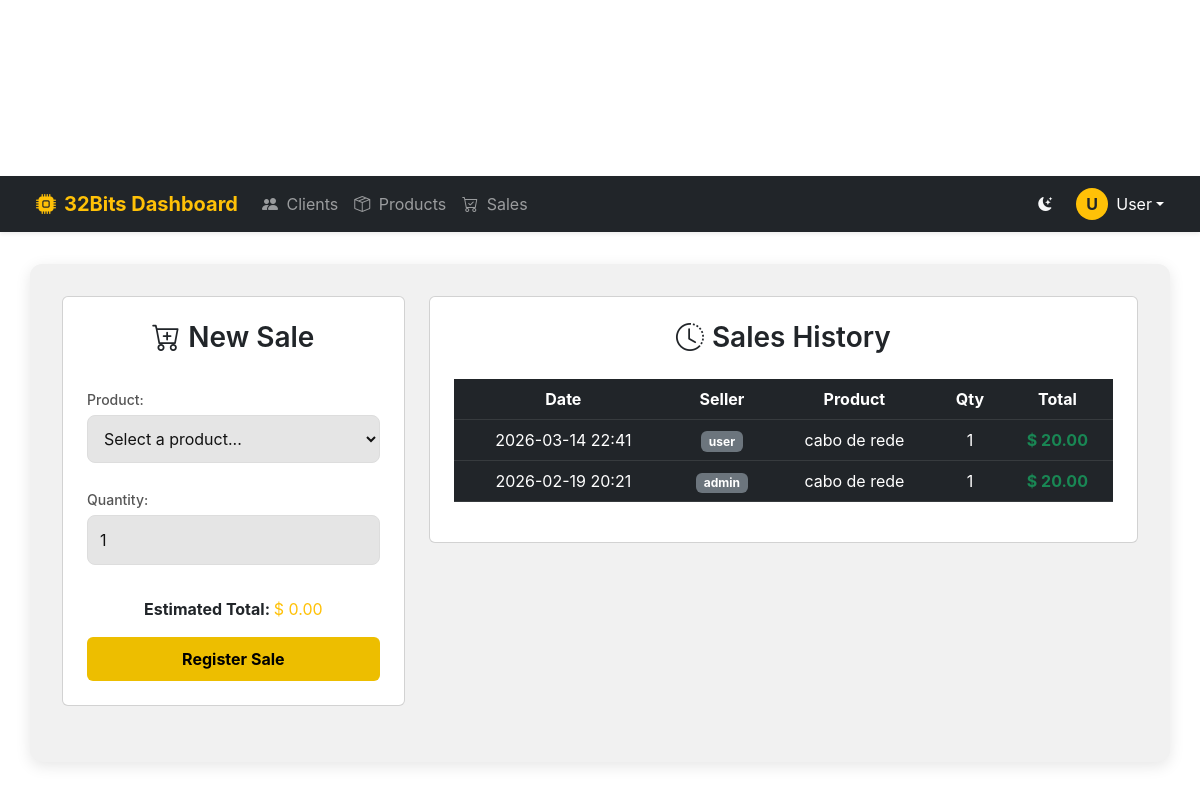
/seles (signed in), run on an earlier commit of the app's database.
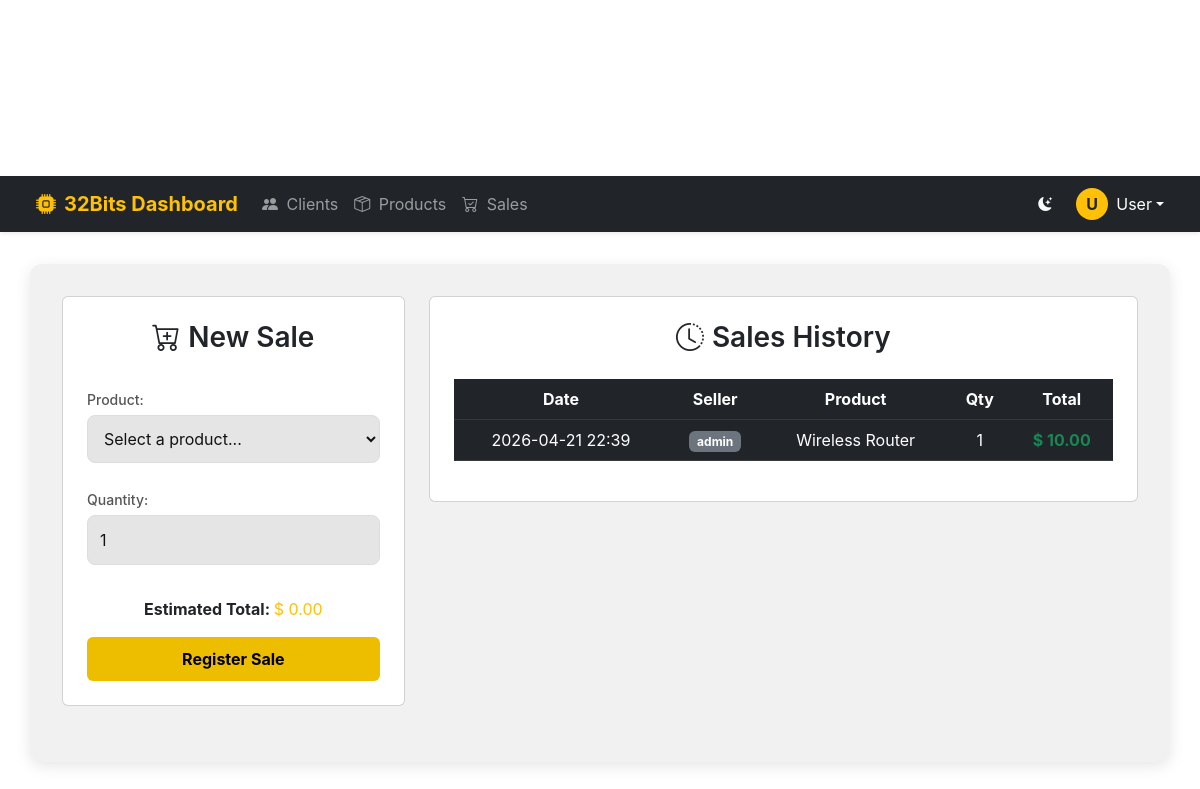
And on a later commit of the database.
### models/userModel.py (models this page shows, shortened)
class Venda(db.Model):
    __tablename__ = 'vendas'
    id = db.Column(db.Integer, primary_key=True)
    produto_id = db.Column(db.Integer, db.ForeignKey('produtos.id'), nullable=False)
    user_id = db.Column(db.Integer, db.ForeignKey('users.id'), nullable=False)
    quantidade = db.Column(db.Integer, default=1)
    data_venda = db.Column(db.DateTime, default=datetime.utcnow)
    valor_total = db.Column(db.Float, nullable=False)

class User(db.Model, UserMixin):
    __tablename__ = 'users'
    id = db.Column(db.Integer, primary_key=True)
    username = db.Column(db.String(80), unique=True, nullable=False)
    password = db.Column(db.String(120), nullable=False)
    is_admin = db.Column(db.Boolean, default=False)
    image_profile = db.Column(db.String(255))

class Produto(db.Model):
    __tablename__ = 'produtos'
    id = db.Column(db.Integer, primary_key=True)
    name = db.Column(db.String(100), nullable=False)
    price = db.Column(db.Float, nullable=False)
    description = db.Column(db.Text)
    ficha_tecnica_path = db.Column(db.String(255))
    date = db.Column(db.DateTime, default=datetime.utcnow)

### app.py (the view)
@app.route('/seles')
@login_required
def get_sell():
    try:
        vendas = db.session.query(Venda, Produto, User)\
            .join(Produto, Venda.produto_id == Produto.id)\
            .join(User, Venda.user_id == User.id)\
            .order_by(Venda.data_venda.desc())\
            .all()
        produtos = Produto.query.all()
        return render_template('vendas.html', vendas=vendas, produtos=produtos)
    except Exception as e:
        print(e)
        return render_template('vendas.html', vendas=[], produtos=[], error=str(e))

### app.py (called while the page is built)
@login_manager.user_loader
def load_user(user_id):
    return User.query.get(int(user_id))

### templates/vendas.html (shortened to what this page needs)
{% extends "layout.html" %}
{% block content %}
<div class="row">
    <div class="col-md-4">
        <div class="card p-4 mb-4">
            <h3><i class="bi bi-cart-plus me-2"></i>New Sale</h3>
            <form id="formVenda">
                <label>Product:</label>
                <select class="form-field" id="produto_id" required>
                    <option value="" disabled selected>Select a product...</option>
                </select>
                <label>Quantity:</label>
                <input type="number" class="form-field" id="qtd" min="1" value="1" required>
                <div class="mt-3">
                    <strong>Estimated Total: </strong> <span id="totalEstimado" class="text-warning">$ 0.00</span>
                </div>
                <button type="submit" class="submit-btn mt-3 w-100">Register Sale</button>
            </form>
        </div>
    </div>
    <div class="col-md-8">
        <div class="card p-4">
            <h3><i class="bi bi-clock-history me-2"></i>Sales History</h3>
            <div class="table-responsive">
                <table class="table table-dark table-hover">
                    <thead>
                        <tr>
                            <th>Date</th>
                            <th>Seller</th>
                            <th>Product</th>
                            <th>Qty</th>
                            <th>Total</th>
                        </tr>
                    </thead>
                    <tbody>
                        {% for venda, produto, user in vendas %}
                        <tr>
                            <td>{{ venda.data_venda.strftime('%Y-%m-%d %H:%M') }}</td>
                            <td><span class="badge bg-secondary">{{ user.username }}</span></td>
                            <td>{{ produto.name }}</td>
                            <td>{{ venda.quantidade }}</td>
                            <td class="text-success fw-bold">$ {{ "%.2f"|format(venda.valor_total) }}</td>
                        </tr>
                        {% else %}
                        <tr>
                            <td colspan="5" class="text-center text-muted">No sales registered.</td>
                        </tr>
                        {% endfor %}
                    </tbody>
                </table>
            </div>
        </div>
    </div>
</div>
{% endblock %}

What changed in the data, as far as the page shows it:
removed Venda: data_venda "2026-03-14 22:41", username "user", name "cabo de rede", quantidade "1", valor_total "20.00"
changed Venda "admin": data_venda "2026-02-19 20:21" → "2026-04-21 22:39"; name "cabo de rede" → "Wireless Router"; valor_total "20.00" → "10.00"
